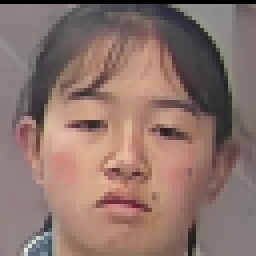
#> input picture NPU部署相关程序/图像增强/隐私遮蔽毛玻璃效果/20230518110405.png, 64 x 64 px (shown 4 times larger)
$ python '毛玻璃效果-高斯滤波.py'
#> lines starting #> are read from the running program, lines starting #| are printed output that depends on the picture
# [6 lines of commented-out code are left out]

import cv2
img = cv2.imread(r'20230518110405.png')
#> img is the input picture: shape (64, 64, 3); mean B, G, R 107.6, 115.1, 140.1
dst=cv2.GaussianBlur(img,(7,7),90) # 高斯滤波
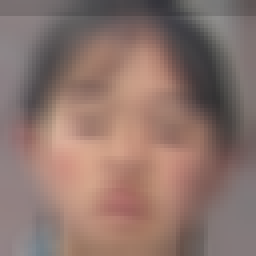
#> dst: shape (64, 64, 3) (shown 4 times larger); mean B, G, R 108.3, 115.9, 140.9
cv2.imshow("img", dst)
cv2.waitKey (0)
cv2.destroyAllWindows()
